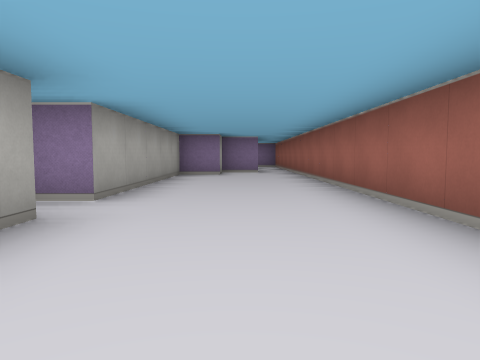
View 1 (above)

19 first-person views from a walk through a cub3D maze. The camera is about half as high as the walls, tilts 4° down and sees 70° across. The floor is counted in squares. Each view is taken from the middle of a square. On the plan, view 1 faces up. The plan holds only what a view shows up to about 9 squares ahead; the rest is blank.

View 2
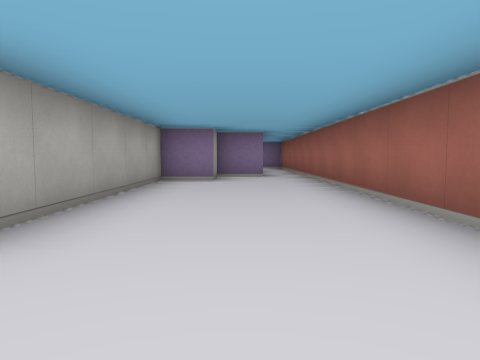

View 3
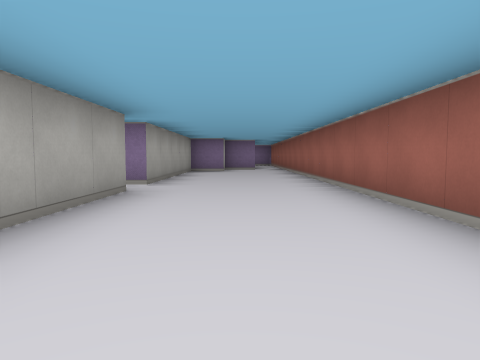

View 4
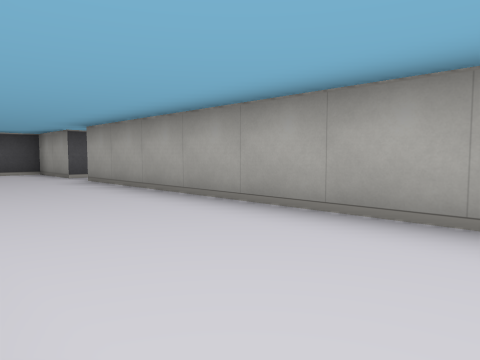

View 5
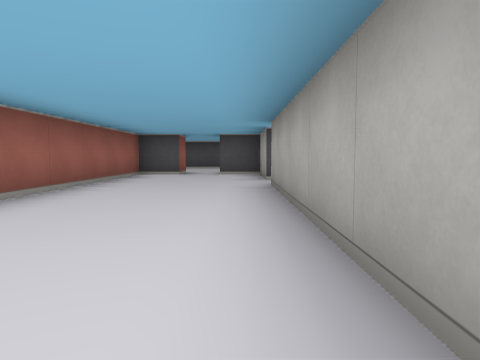

View 6
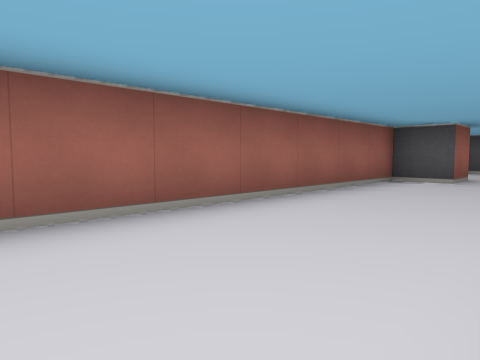

View 7
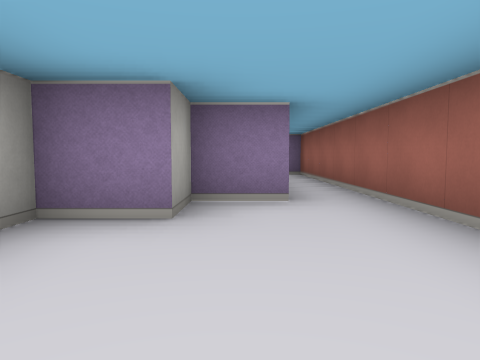

View 8
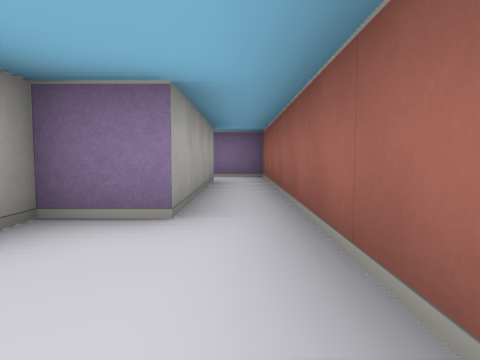

View 9
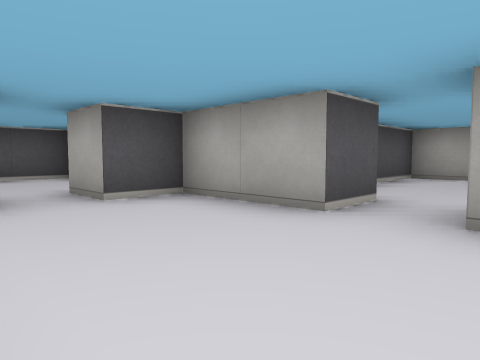

View 10
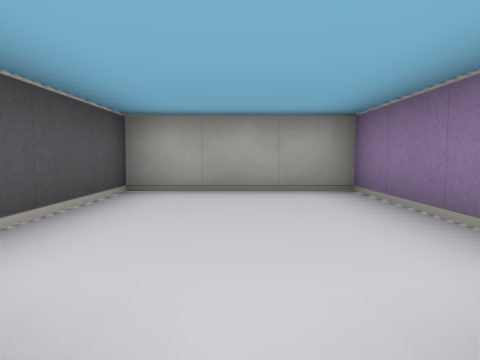

View 11
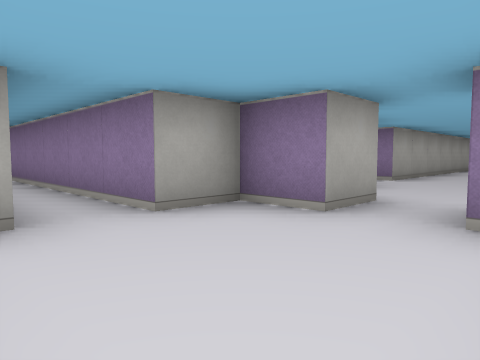

View 12
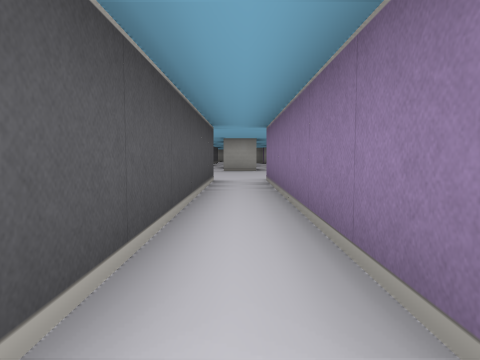

View 13
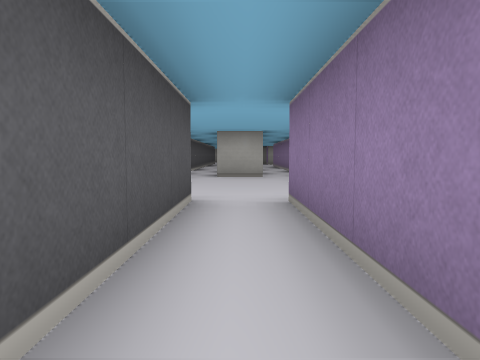

View 14
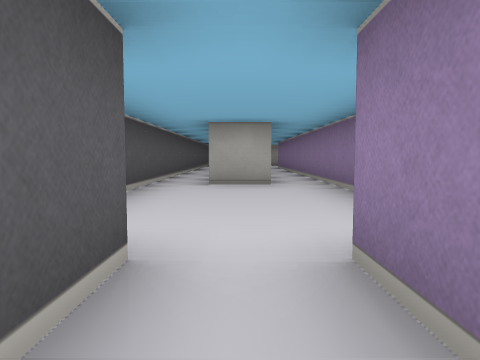

View 15
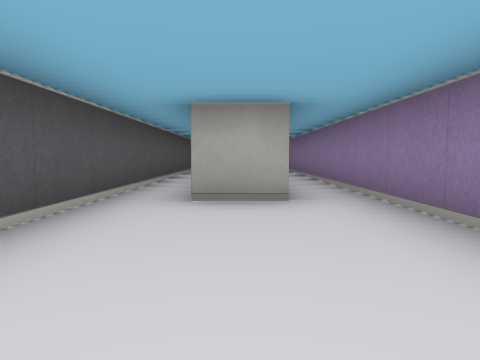

View 16
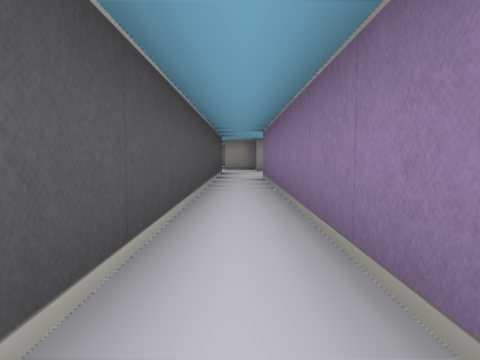

View 17
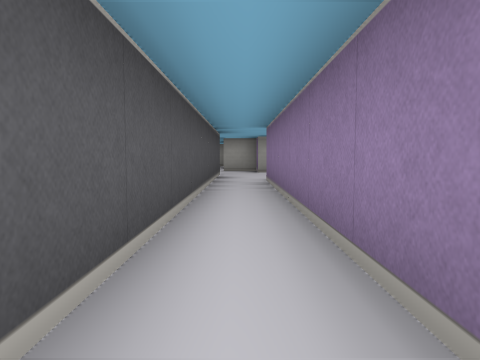

View 18
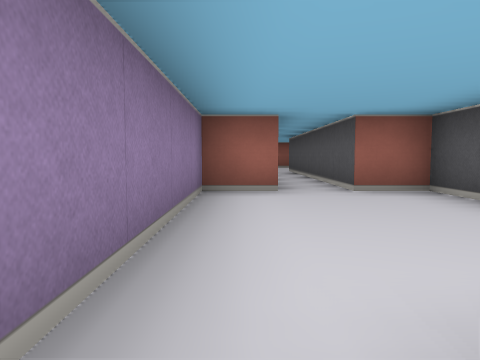

View 19
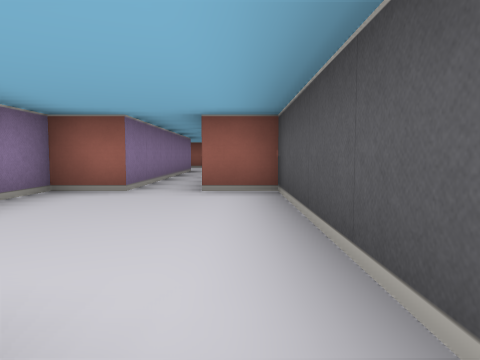

### Floor plan
Points are (right, up) in squares from view 1. A wall is a line through its corners. A room is listed if a view was taken in it or the views show most of it. See-through windows are left out.
Room 1 (views 1, 2, 3, 4, 5, 6, 7, 8, 9, 10)
walls: (-1.5, 2.5) (-1.5, -4.5) (-1.9, -4.5); (1.5, 0.1) (1.5, 13.5); (-2.6, -5.5) (-1.5, -5.5) (-1.5, -7.5) (-0.5, -7.5); (0.5, -7.5) (1.5, -7.5) (1.5, -1.4); (0.5, 13.5) (0.5, 9.5) (-0.5, 9.5) (-0.5, 8.5) (-1.5, 8.5) (-1.5, 3.5) (-2.1, 3.5)
ways out: opening at (0, -8) to room 2; opening at (-2, -5) to room 4; opening at (1, 13)
Room 2 (views 11, 12, 13, 14)
walls: (-1.6, -11.5) (1.1, -11.5); (-0.5, -7.5) (-0.5, -8.5) (-1.5, -8.5) (-1.5, -9.5) (-7.5, -9.5); (0.5, -8.5) (0.5, -7.5); (-7.5, -10.5) (-1.6, -10.5)
ways out: opening at (0, -8) to room 1; opening at (-7, -10) to room 3
Room 3 (views 15, 16, 17, 18, 19)
walls: (-11.5, -9.4) (-11.5, -10.5); (-17, -11.5) (-7.5, -11.5) (-7.5, -10.5); (-7.5, -9.5) (-7.5, -8.5) (-19.5, -8.5); (-19.4, -9.5) (-12.6, -9.5)
ways out: opening at (-7, -10) to room 2; opening at (-21, -10)
Room 4 (no view inside)
walls: (-4.1, -3.5) (-6.5, -3.5) (-6.5, -6.5) (-4, -6.5)
ways out: opening at (-2, -5) to room 1

Positions as (right, up) in squares from view 1, and headings:
1: (0, 0), facing up
2: (0, 2), facing up
3: (0, -2), facing up
4: (1, 2), facing down-left
5: (-1, 1), facing down
6: (-1, -1), facing down-right
7: (0, 6), facing up
8: (1, 7), facing up
9: (1, -4), facing down-left
10: (-2, -5), facing left
11: (1, -11), facing up-left
12: (-1, -10), facing left
13: (-4, -10), facing left
14: (-6, -10), facing left
15: (-8, -10), facing left
16: (-12, -9), facing left
17: (-13, -9), facing left
18: (-12, -9), facing right
19: (-12, -11), facing right
